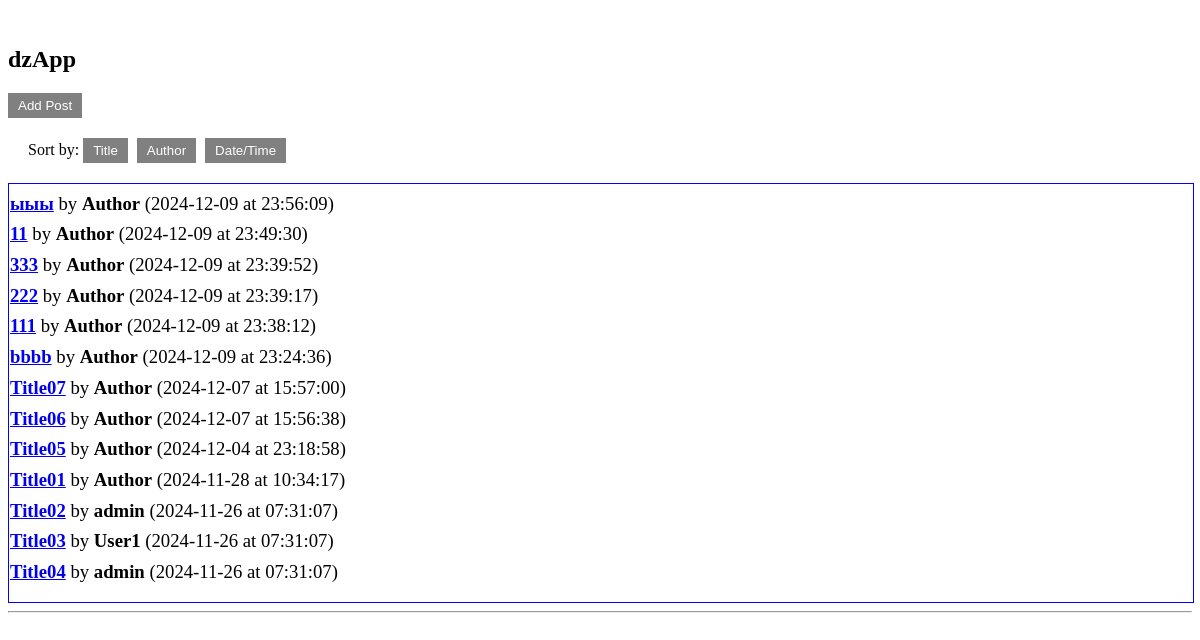
/, run on an earlier commit of the app's database.
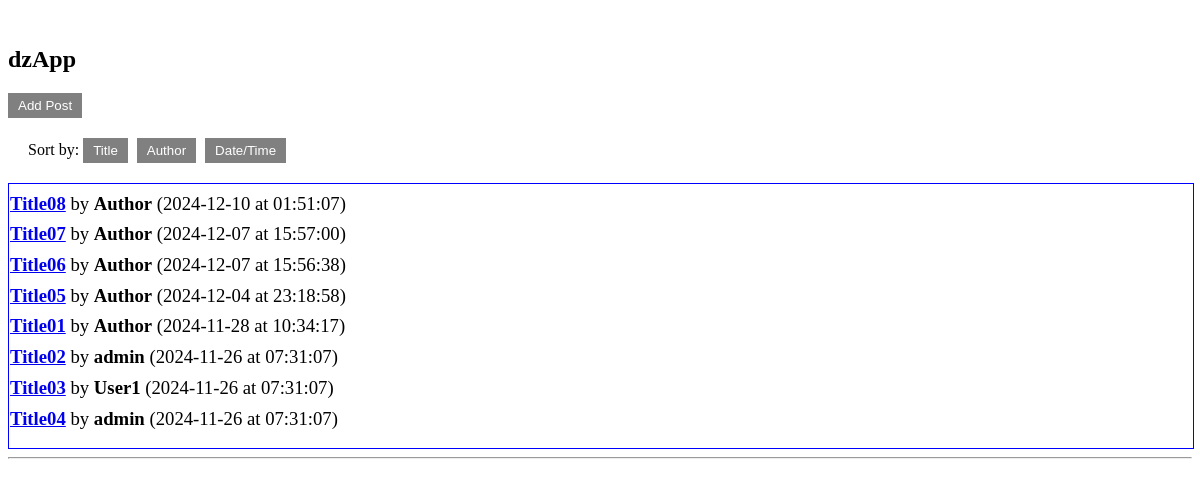
And on a later commit of the database.
### dzencode/models.py (models this page shows, shortened)
class MsgDb(models.Model):
    title = models.CharField(max_length=255)
    user = models.ForeignKey(User, on_delete=models.CASCADE, default=1)
    content = models.TextField()
    published_date = models.DateField(default=timezone.now)
    published_time = models.TimeField(default=timezone.now)
    parent = models.ForeignKey('self', null=True, blank=True, related_name='comments', on_delete=models.CASCADE)
    is_root = models.BooleanField(default=True)
    has_child = models.BooleanField(default=False)

class User(models.Model):
    username = models.CharField(max_length=50)
    author = models.BooleanField(default=False)
    email = models.EmailField(blank=True, null=True)
    homepage = models.URLField(blank=True, null=True)
    password = models.CharField(max_length=128, default=make_password('defaultpassword'))
    class Meta:
        unique_together = ('username', 'email', 'homepage')

### dzencode/views.py (the view)
# urls.py: path('', index, name='index'),
def index(request):
    if request.headers.get('x-requested-with') == 'XMLHttpRequest':
        title = request.GET.get('title', 'default_title')
        if MsgDb.objects.filter(title=title).exists():
            msg = MsgDb.objects.get(title=title)
            def get_comments_tree(comment):
                return {
                    'id': comment.id,
                    'content': comment.content,
                    'user__username': comment.user.username,
                    'email': comment.user.email,
                    'homepage': comment.user.homepage,
                    'published_date': comment.published_date.strftime('%Y-%m-%d'),
                    'published_time': comment.published_time.strftime('%H:%M:%S'),
                    'children': [get_comments_tree(c) for c in comment.comments.all()] if comment.comments.exists() else []
                }
            data = {
                'message': msg.content,
                'title': msg.title,
                'user_name': msg.user.username,
                'date': msg.published_date.strftime('%Y-%m-%d'),
                'time': msg.published_time.strftime('%H:%M:%S'),
                'comments': [get_comments_tree(c) for c in msg.comments.filter(is_root=False)]
            }
            return JsonResponse(data)
        else:
            return JsonResponse({'error': 'Message does not exist'}, status=404)
    else:
        msgs = MsgDb.objects.select_related('user').filter(is_root=True).order_by('-published_date', '-published_time')
        comment_form = CommentForm()
        post_form = PostForm()
        return render(request, 'index.html', context={'msgs': msgs, 'comment_form': comment_form, 'post_form': post_form})

### dzencode/templates/index.html (shortened to what this page needs)
﻿<!DOCTYPE html>
<html>
<head>
    {% load static %}
    <link rel="stylesheet" type="text/css" href="{% static 'dzencode/css/styles.css' %}">
</head>
<body>
<h2>dzApp</h2>
<button id="add-post-btn">Add Post</button>
<div class="sort-options">
    <label>Sort by: </label>
    <button id="sort-title">Title</button>
    <button id="sort-author">Author</button>
    <button id="sort-datetime">Date/Time</button>
</div>
<div class="msg-all">
{% for msg in msgs %}
    <div class="msg-item">
        <h3>
            <a href="#" data-id="{{ msg.id }}">{{ msg.title }}</a>
            <span class="msg-aftertitle">by <strong>{{ msg.user.username }}</strong> ({{ msg.published_date|date:"Y-m-d" }} at {{ msg.published_time|time:"H:i:s" }})</span>
        </h3>
    </div>
{% endfor %}
</div>
<hr>
</body>
</html>

### dzencode/static/dzencode/css/styles.css (style rules this page uses)
.msg-item { border: 0px solid darkgray; margin: -10px 1px -10px 1px; }
.msg-all { border: 1px solid blue; max-height:450px; width:100%; overflow-x:hidden; overflow-y: auto; padding-bottom:10px; }
.msg-aftertitle { font-weight: normal; display: inline; }
button { background-color: gray; color: white; border: none; padding: 5px 10px; cursor: pointer; margin-right: 5px; }
.sort-options { margin: 20px; }

What changed in the data, as far as the page shows it:
removed MsgDb: title "ыыы", user.username "Author", published_date "2024-12-09", published_time "23:56:09"
removed MsgDb: title "11", user.username "Author", published_date "2024-12-09", published_time "23:49:30"
removed MsgDb: title "333", user.username "Author", published_date "2024-12-09", published_time "23:39:52"
removed MsgDb: title "222", user.username "Author", published_date "2024-12-09", published_time "23:39:17"
removed MsgDb: title "111", user.username "Author", published_date "2024-12-09", published_time "23:38:12"
removed MsgDb: title "bbbb", user.username "Author", published_date "2024-12-09", published_time "23:24:36"
added MsgDb: title "Title08", user.username "Author", published_date "2024-12-10", published_time "01:51:07"
